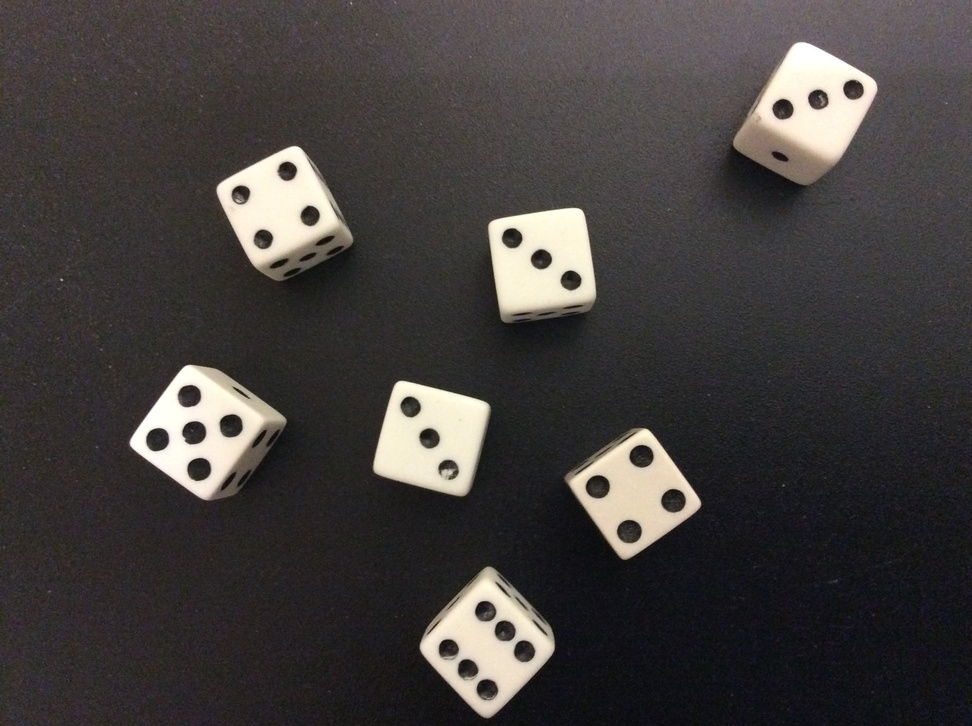
#> input picture input/dice.jpg, 972 x 726 px, shrunk from 2592 x 1936 before the run
$ python center-contour.py --image input/dice.jpg
#> lines starting #> are read from the running program, lines starting #| are printed output that depends on the picture; after the words box and inside, x2 and y2 are one past the last pixel; in counts of white or black regions, pixels touching at a corner belong together
# import the necessary packages
import argparse
import imutils
import cv2

# construct the argument parse and parse the arguments
ap = argparse.ArgumentParser()
ap.add_argument("-i", "--image", required=True,
	help="path to the input image")
args = vars(ap.parse_args())

# load the image, convert it to grayscale, blur it slightly,
# and threshold it
image = cv2.imread(args["image"])
#> image is the input picture: shape (726, 972, 3); mean B, G, R 61.4, 62.7, 66.6
gray = cv2.cvtColor(image, cv2.COLOR_BGR2GRAY)
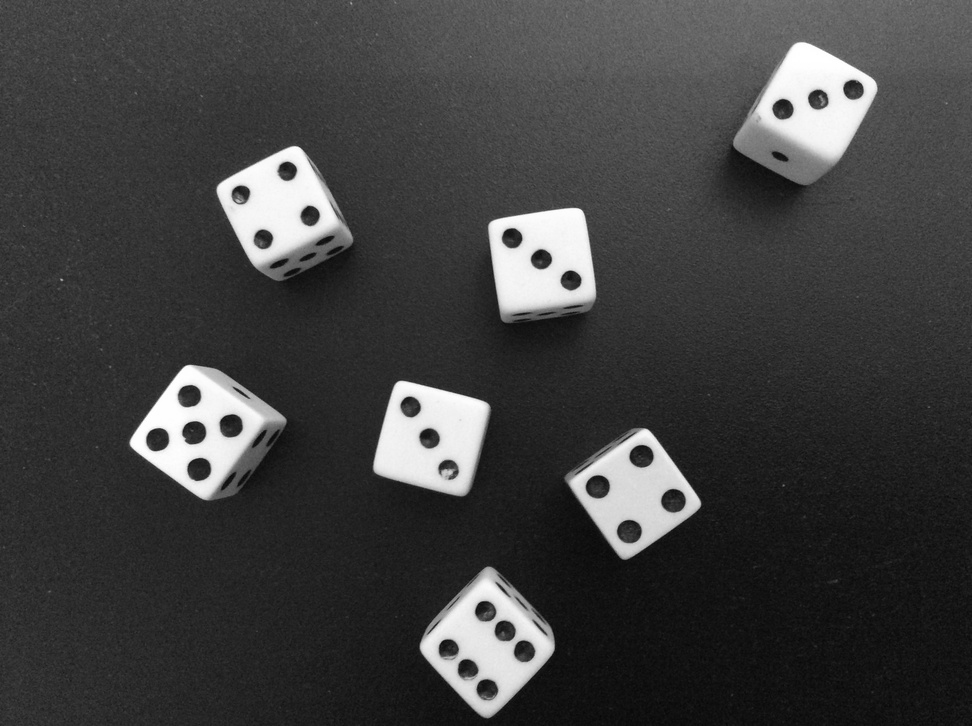
#> gray: shape (726, 972); min 5, max 255, mean 63.7
blurred = cv2.GaussianBlur(gray, (5, 5), 0)
thresh = cv2.threshold(blurred, 60, 255, cv2.THRESH_BINARY)[1]
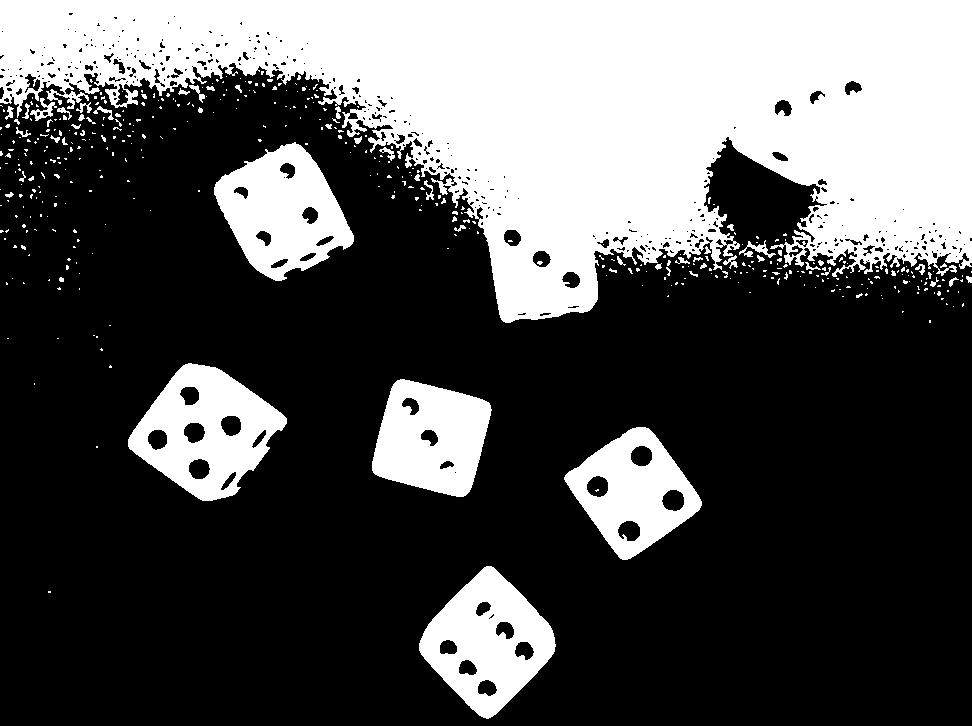
#> thresh: shape (726, 972); 32.6% white; 447 white regions (389 under 20 px)

# find contours in the thresholded image
cnts = cv2.findContours(thresh.copy(), cv2.RETR_EXTERNAL,
	cv2.CHAIN_APPROX_SIMPLE)
#> cnts = 442 contours, 410 with area under 20; largest, box (x1, y1, x2, y2) and area: (0, 0, 972, 323) 174214, (128, 363, 287, 501) 13256, (419, 566, 556, 719) 12314, (214, 142, 354, 281) 11916, (564, 427, 702, 560) 10522
cnts = imutils.grab_contours(cnts)

# loop over the contours
for c in cnts:
	# compute the center of the contour
	M = cv2.moments(c)
	if M["m00"] == 0:
		M["m00"] = 1
	cX = int(M["m10"] / M["m00"])
	cY = int(M["m01"] / M["m00"])

	# draw the contour and center of the shape on the image
	cv2.drawContours(image, [c], -1, (0, 255, 0), 2)
	cv2.circle(image, (cX, cY), 7, (255, 255, 255), -1)
	cv2.putText(image, "center", (cX - 20, cY - 20),
		cv2.FONT_HERSHEY_SIMPLEX, 0.5, (255, 255, 255), 2)

	# show the image
	cv2.imshow("Image", image)
	cv2.waitKey(0)
#> this loop made 442 passes
#> (c, cX, cY) on passes 1, 3, 5: ([[48, 591], [48, 592], [50, 592], [50, 591]], 49, 591), ([[96, 446], [96, 447], [97, 447], [97, 446]], 96, 446), ([[34, 383], [34, 384]], 0, 0)
#> pass 2, `cv2.imshow("Image", image)`:
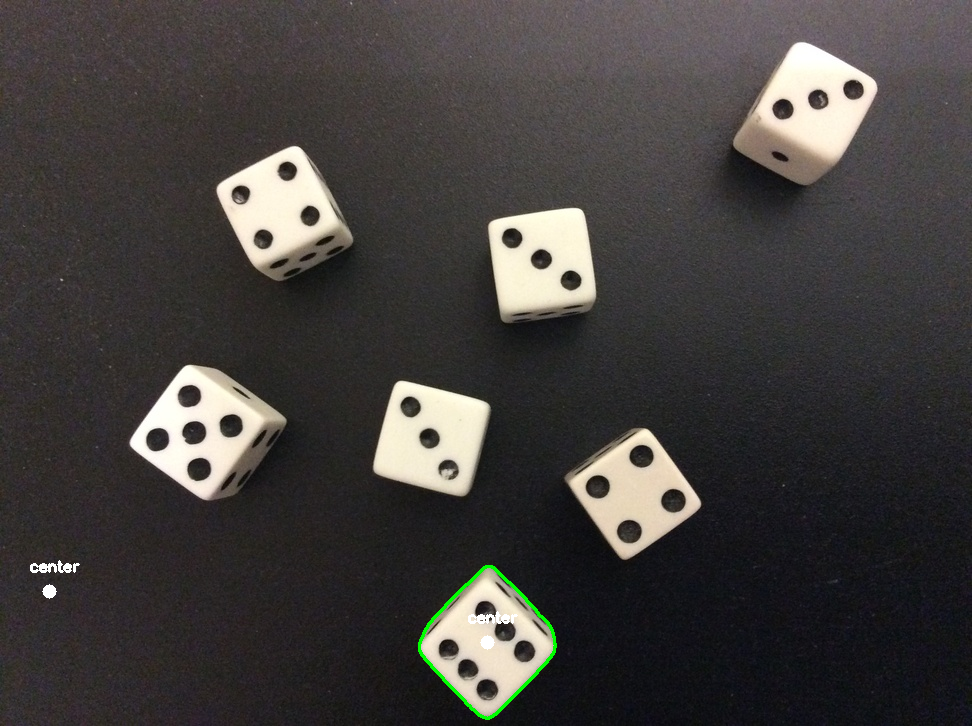
#> window 'Image': shape (726, 972, 3); mean B, G, R 61.4, 63.3, 66.6
#> after the loop:
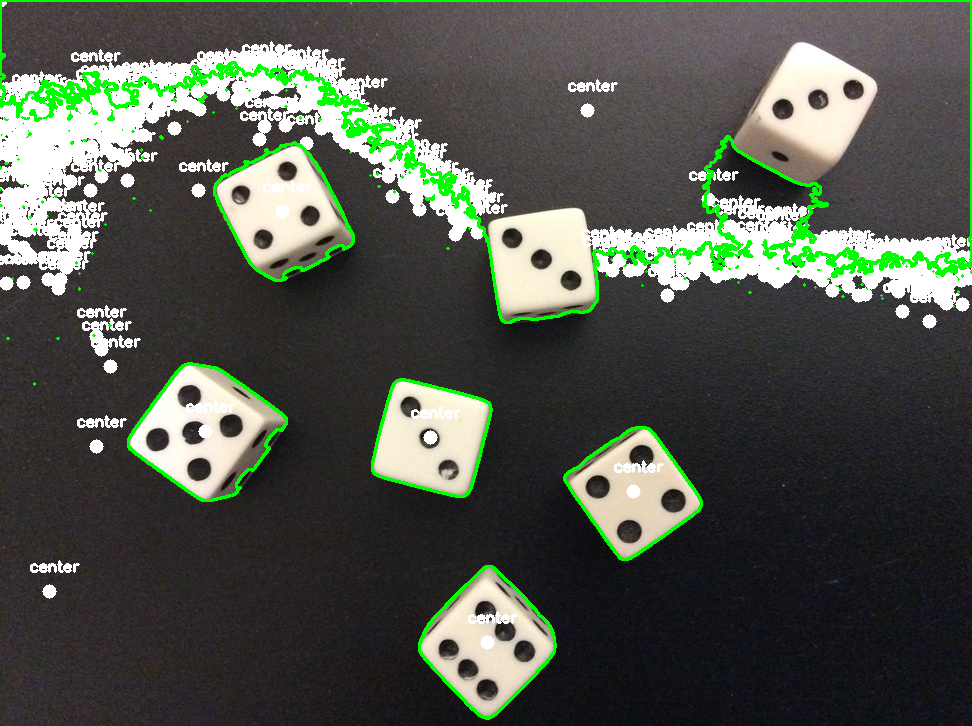
#> image: shape (726, 972, 3); 12.06% of pixels changed, all inside (x1, y1, x2, y2) = (0, 0, 972, 720)
cv2.destroyAllWindows()
